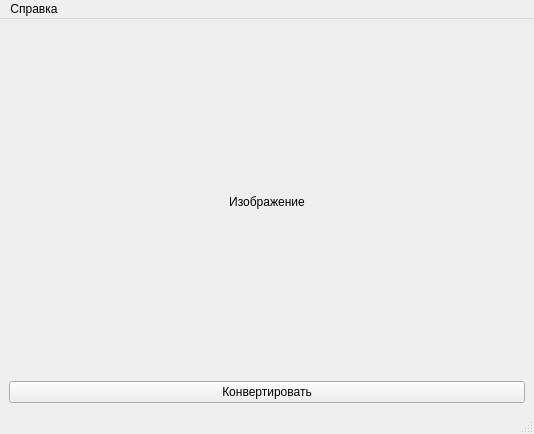
<?xml version="1.0" encoding="UTF-8"?>
<ui version="4.0">
 <class>MainWindow</class>
 <widget class="QMainWindow" name="MainWindow">
  <property name="geometry">
   <rect>
    <x>0</x>
    <y>0</y>
    <width>534</width>
    <height>434</height>
   </rect>
  </property>
  <property name="windowTitle">
   <string>RGR PCX to BMP</string>
  </property>
  <widget class="QWidget" name="centralwidget">
   <layout class="QGridLayout" name="gridLayout_2">
    <item row="0" column="0">
     <layout class="QGridLayout" name="gridLayout">
      <item row="0" column="0">
       <widget class="QLabel" name="label">
        <property name="text">
         <string>Изображение</string>
        </property>
        <property name="alignment">
         <set>Qt::AlignCenter</set>
        </property>
       </widget>
      </item>
      <item row="1" column="0">
       <widget class="QPushButton" name="butt_convert">
        <property name="text">
         <string>Конвертировать</string>
        </property>
       </widget>
      </item>
     </layout>
    </item>
   </layout>
  </widget>
  <widget class="QMenuBar" name="menubar">
   <property name="geometry">
    <rect>
     <x>0</x>
     <y>0</y>
     <width>534</width>
     <height>21</height>
    </rect>
   </property>
   <widget class="QMenu" name="menu">
    <property name="title">
     <string>Справка</string>
    </property>
    <addaction name="action_about"/>
   </widget>
   <addaction name="menu"/>
  </widget>
  <widget class="QStatusBar" name="statusbar"/>
  <action name="action_about">
   <property name="text">
    <string>Задание</string>
   </property>
   <property name="shortcut">
    <string>F1</string>
   </property>
  </action>
 </widget>
 <resources/>
 <connections/>
</ui>
